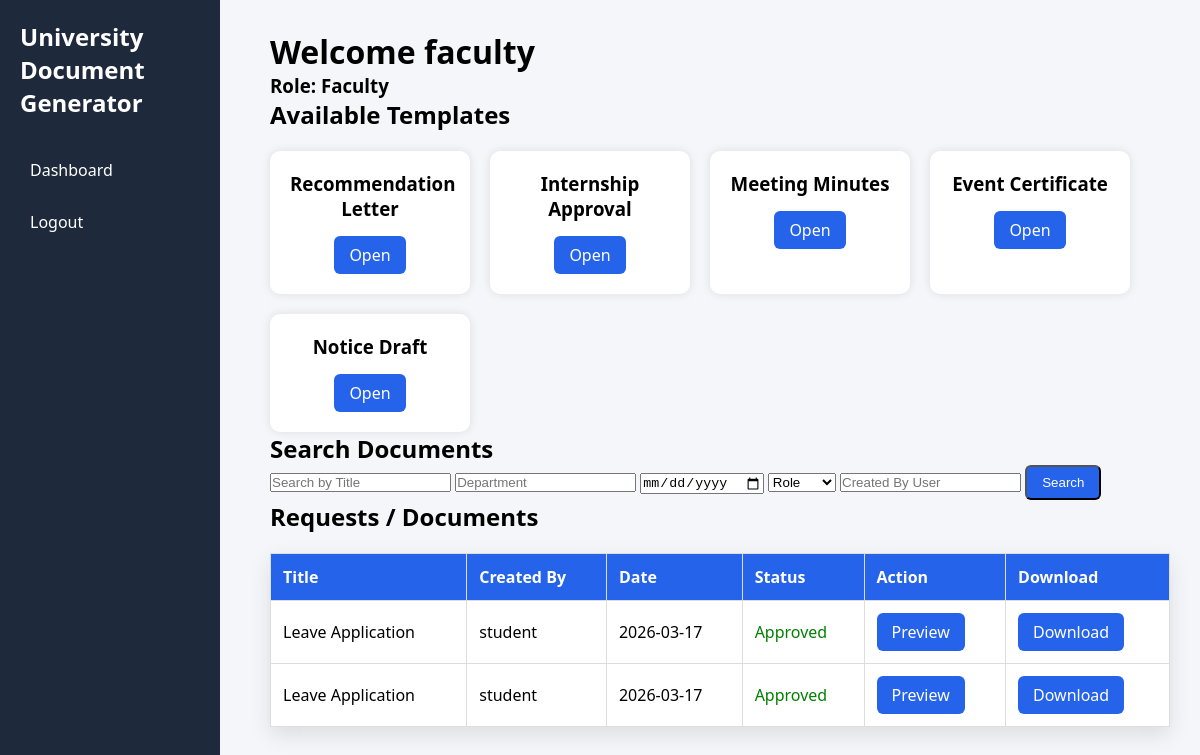
Page /dashboard (signed in) on the committed database.
### database.py (models this page shows)
class User(UserMixin, db.Model):
    id = db.Column(db.Integer, primary_key=True)
    username = db.Column(db.String(100), unique=True)
    password = db.Column(db.String(200))
    role = db.Column(db.String(50))
    email = db.Column(db.String(120), unique=True)
    active = db.Column(db.Boolean, default=True)
    created_at = db.Column(db.DateTime, default=datetime.utcnow)

class Template(db.Model):
    id = db.Column(db.Integer, primary_key=True)
    name = db.Column(db.String(100))
    file_path = db.Column(db.String(200))
    allowed_roles = db.Column(db.String(200))
    approval_flow = db.Column(db.String(200))

class Document(db.Model):
    id = db.Column(db.Integer, primary_key=True)
    title = db.Column(db.String(200))
    template_name = db.Column(db.String(200))
    filename = db.Column(db.String(200))
    department = db.Column(db.String(200))
    content = db.Column(db.Text)
    authority = db.Column(db.String(200))
    date = db.Column(db.String(100))
    created_by = db.Column(db.String(100))
    created_at = db.Column(db.DateTime, default=datetime.utcnow)
    status = db.Column(db.String(50), default="pending")
    approved_by_faculty = db.Column(db.Boolean, default=False)
    approved_by_hod = db.Column(db.Boolean, default=False)
    approved_by_dean = db.Column(db.Boolean, default=False)

### app.py (the view)
@app.route("/dashboard")
@login_required
def dashboard():
    query = DocModel.query
    title = request.args.get("title")
    department = request.args.get("department")
    date = request.args.get("date")
    role = request.args.get("role")
    user = request.args.get("user")
    if title:
        query = query.filter(DocModel.title.contains(title))
    if department:
        query = query.filter(DocModel.department.contains(department))
    if date:
        query = query.filter(DocModel.created_at.contains(date))
    if role:
        query = query.join(User, DocModel.created_by == User.username)\
                 .filter(User.role == role)
    if user:
        query = query.filter(DocModel.created_by.contains(user))
    documents = query.all()
    templates = Template.query.all()
    return render_template(
        "dashboard.html",
        documents=documents,
        templates=templates
    )

### app.py (called while the page is built)
@login_manager.user_loader
def load_user(user_id):
    return User.query.get(int(user_id))

### templates/dashboard.html (shortened to what this page needs)
<!DOCTYPE html>
<html>
<head>
    <link rel="stylesheet" href="{{ url_for('static', filename='style.css') }}">
</head>
<body>
<div class="sidebar">
    <h2>University Document Generator</h2>
    <a href="/dashboard">Dashboard</a>
    <a href="/logout">Logout</a>
</div>
<div class="main-content">
    <h1>Welcome {{ current_user.username }}</h1>
    <h3>Role: {{ current_user.role|capitalize }}</h3>
    <h2>Available Templates</h2>
    <div class="card-container">
        {% for template in templates %}
            {% if current_user.role in template.allowed_roles.split(",") %}
                <div class="card">
                    <h3>{{ template.name }}</h3>
                    <a href="/create/{{ template.id }}" class="btn">
                        Open
                    </a>
                </div>
            {% endif %}
        {% endfor %}
    </div>
<h2>Search Documents</h2>
<form method="GET" action="/dashboard" class="search-form">
<input type="text" name="title" placeholder="Search by Title">
<input type="text" name="department" placeholder="Department">
<input type="date" name="date">
<select name="role">
<option value="">Role</option>
</select>
<input type="text" name="user" placeholder="Created By User">
<button class="btn">Search</button>
</form>
    <h2>Requests / Documents</h2>
    <table>
        <tr>
            <th>Title</th>
            <th>Created By</th>
            <th>Date</th>
            <th>Status</th>
            <th>Action</th>
            <th>Download</th
        </tr>
        {% for doc in documents %}
        <tr>
            <td>{{ doc.title }}</td>
            <td>{{ doc.created_by }}</td>
            <td>{{ doc.created_at.strftime('%Y-%m-%d') if doc.created_at }}</td>
            <td>
                {% if doc.status == "pending_faculty" %}
                    <span style="color:orange;">Pending Faculty</span>
                {% elif doc.status == "pending_hod" %}
                    <span style="color:blue;">Pending HOD</span>
                {% elif doc.status == "pending_dean" %}
                    <span style="color:purple;">Pending Dean</span>
                {% elif doc.status == "approved" %}
                    <span style="color:green;">Approved</span>
                {% elif doc.status == "rejected" %}
                    <span style="color:red;">Rejected</span>
                {% else %}
                    {{ doc.status }}
                {% endif %}
            </td>
            <td>
                <a href="/preview/{{ doc.id }}" class="btn">Preview</a>
            </td>
            <td>
                {% if doc.status == "approved" and doc.filename %}
                    <a href="/generated_docs/{{ doc.filename }}" class="btn">
                    Download
                </a>
                {% else %}
                    Not Available
                {% endif %}
            </td>
        </tr>
        {% endfor %}
    </table>
</div>
</body>
</html>

### static/style.css (style rules this page uses)
* { margin: 0; padding: 0; box-sizing: border-box; }
body { font-family: "Segoe UI", Arial, sans-serif; background-color: #f4f6f9; }
.sidebar { width: 220px; height: 100vh; background: #1e293b; position: fixed; padding: 20px; color: white; }
.sidebar h2 { margin-bottom: 30px; }
.sidebar a { display: block; color: white; padding: 10px; margin: 10px 0; text-decoration: none; border-radius: 6px; }
.main-content { margin-left: 240px; padding: 30px; }
.card-container { display: flex; gap: 20px; flex-wrap: wrap; }
.card { background: white; padding: 20px; width: 220px; border-radius: 10px; box-shadow: 0px 8px 20px rgba(0,0,0,0.1); }
.card h3 { margin-bottom: 15px; }
.btn { padding: 8px 15px; background: #2563eb; color: white; text-decoration: none; border-radius: 6px; display: inline-block; }
table { width: 100%; border-collapse: collapse; background: white; margin-top: 20px; box-shadow: 0px 8px 20px rgba(0,0,0,0.1); }
th, td { padding: 12px; border: 1px solid #ddd; text-align: left; }
th { background: #2563eb; color: white; }
.card-container { display:flex; gap:20px; margin-top:20px; }
.card { background:white; padding:20px; border-radius:10px; box-shadow:0 0 10px rgba(0,0,0,0.1); width:200px; text-align:center; }

### rows in the picture
User: username "faculty", role "Faculty"
Template: name "Recommendation Letter"
Template: name "Internship Approval"
Template: name "Meeting Minutes"
Template: name "Event Certificate"
Template: name "Notice Draft"
Document: title "Leave Application", created_by "student", created_at "2026-03-17", status "Approved"
Document: title "Leave Application", created_by "student", created_at "2026-03-17", status "Approved"
